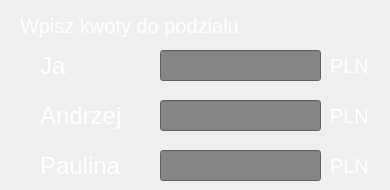
      <widget class="QWidget" name="kwoty">
       <widget class="QLineEdit" name="nazwa_3">
        <property name="geometry">
         <rect>
          <x>160</x>
          <y>50</y>
          <width>161</width>
          <height>31</height>
         </rect>
        </property>
        <property name="font">
         <font>
          <pointsize>22</pointsize>
         </font>
        </property>
        <property name="styleSheet">
         <string notr="true">background-color: rgb(134, 134, 134);</string>
        </property>
       </widget>
       <widget class="QLineEdit" name="nazwa_4">
        <property name="geometry">
         <rect>
          <x>160</x>
          <y>100</y>
          <width>161</width>
          <height>31</height>
         </rect>
        </property>
        <property name="font">
         <font>
          <pointsize>22</pointsize>
         </font>
        </property>
        <property name="styleSheet">
         <string notr="true">background-color: rgb(134, 134, 134);</string>
        </property>
       </widget>
       <widget class="QLineEdit" name="nazwa_5">
        <property name="geometry">
         <rect>
          <x>160</x>
          <y>150</y>
          <width>161</width>
          <height>31</height>
         </rect>
        </property>
        <property name="font">
         <font>
          <pointsize>22</pointsize>
         </font>
        </property>
        <property name="styleSheet">
         <string notr="true">background-color: rgb(134, 134, 134);</string>
        </property>
       </widget>
       <widget class="QLabel" name="label_26">
        <property name="geometry">
         <rect>
          <x>20</x>
          <y>10</y>
          <width>291</width>
          <height>31</height>
         </rect>
        </property>
        <property name="font">
         <font>
          <family>Tahoma</family>
          <pointsize>15</pointsize>
         </font>
        </property>
        <property name="styleSheet">
         <string notr="true">color: rgb(255, 255, 255);</string>
        </property>
        <property name="text">
         <string>Wpisz kwoty do podziału</string>
        </property>
       </widget>
       <widget class="QLabel" name="label_20">
        <property name="geometry">
         <rect>
          <x>40</x>
          <y>150</y>
          <width>111</width>
          <height>31</height>
         </rect>
        </property>
        <property name="font">
         <font>
          <family>Tahoma</family>
          <pointsize>18</pointsize>
         </font>
        </property>
        <property name="styleSheet">
         <string notr="true">color: rgb(255, 255, 255);</string>
        </property>
        <property name="text">
         <string>Paulina</string>
        </property>
       </widget>
       <widget class="QLabel" name="label_18">
        <property name="geometry">
         <rect>
          <x>40</x>
          <y>50</y>
          <width>81</width>
          <height>31</height>
         </rect>
        </property>
        <property name="font">
         <font>
          <family>Tahoma</family>
          <pointsize>18</pointsize>
         </font>
        </property>
        <property name="styleSheet">
         <string notr="true">color: rgb(255, 255, 255);</string>
        </property>
        <property name="text">
         <string>Ja</string>
        </property>
       </widget>
       <widget class="QLabel" name="label_19">
        <property name="geometry">
         <rect>
          <x>40</x>
          <y>100</y>
          <width>111</width>
          <height>31</height>
         </rect>
        </property>
        <property name="font">
         <font>
          <family>Tahoma</family>
          <pointsize>18</pointsize>
         </font>
        </property>
        <property name="styleSheet">
         <string notr="true">color: rgb(255, 255, 255);</string>
        </property>
        <property name="text">
         <string>Andrzej</string>
        </property>
       </widget>
       <widget class="QLabel" name="label_31">
        <property name="geometry">
         <rect>
          <x>330</x>
          <y>50</y>
          <width>51</width>
          <height>31</height>
         </rect>
        </property>
        <property name="font">
         <font>
          <family>Tahoma</family>
          <pointsize>15</pointsize>
         </font>
        </property>
        <property name="styleSheet">
         <string notr="true">color: rgb(255, 255, 255);</string>
        </property>
        <property name="text">
         <string>PLN</string>
        </property>
       </widget>
       <widget class="QLabel" name="label_32">
        <property name="geometry">
         <rect>
          <x>330</x>
          <y>100</y>
          <width>51</width>
          <height>31</height>
         </rect>
        </property>
        <property name="font">
         <font>
          <family>Tahoma</family>
          <pointsize>15</pointsize>
         </font>
        </property>
        <property name="styleSheet">
         <string notr="true">color: rgb(255, 255, 255);</string>
        </property>
        <property name="text">
         <string>PLN</string>
        </property>
       </widget>
       <widget class="QLabel" name="label_33">
        <property name="geometry">
         <rect>
          <x>330</x>
          <y>150</y>
          <width>51</width>
          <height>31</height>
         </rect>
        </property>
        <property name="font">
         <font>
          <family>Tahoma</family>
          <pointsize>15</pointsize>
         </font>
        </property>
        <property name="styleSheet">
         <string notr="true">color: rgb(255, 255, 255);</string>
        </property>
        <property name="text">
         <string>PLN</string>
        </property>
       </widget>
      </widget>
